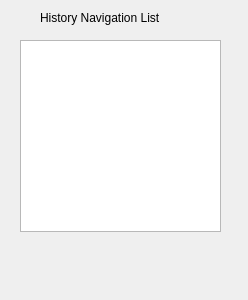
<?xml version="1.0" encoding="UTF-8"?>
<ui version="4.0">
 <class>HistoryDockWidget</class>
 <widget class="QDockWidget" name="HistoryDockWidget">
  <property name="geometry">
   <rect>
    <x>0</x>
    <y>0</y>
    <width>248</width>
    <height>300</height>
   </rect>
  </property>
  <property name="windowTitle">
   <string>History Navigation</string>
  </property>
  <widget class="QWidget" name="dockWidgetContents">
   <widget class="QListView" name="listView">
    <property name="geometry">
     <rect>
      <x>20</x>
      <y>40</y>
      <width>201</width>
      <height>192</height>
     </rect>
    </property>
   </widget>
   <widget class="QLabel" name="label">
    <property name="geometry">
     <rect>
      <x>40</x>
      <y>10</y>
      <width>151</width>
      <height>16</height>
     </rect>
    </property>
    <property name="text">
     <string>History Navigation List</string>
    </property>
   </widget>
  </widget>
 </widget>
 <resources/>
 <connections/>
</ui>
